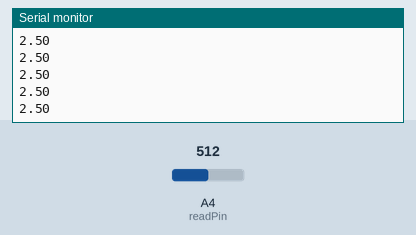
The sketch below on a simulated Arduino Uno, built with avr-gcc and run on an emulated ATmega328P. Shown: the last lines printed to the serial monitor. Inputs (shaded band) come from the test bench; at power-on: A4 (readPin) = 512.

Above: at 1.2 s.
1.3 s: A4 (readPin) set to 716
At 1.8 s:
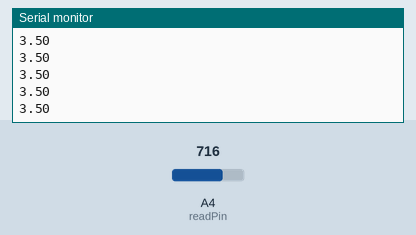
2.8 s: A4 (readPin) set to 900
At 3.8 s:
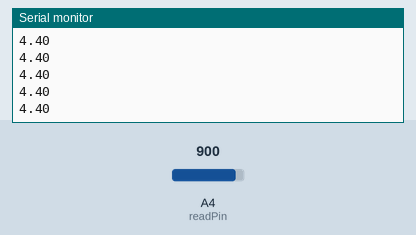
Timing chart, 0 to 5.8 s (numbered marks = the images above; inputs shaded):
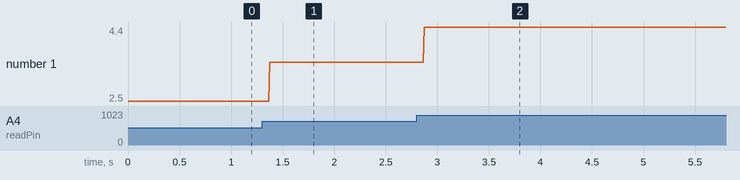

The sketch:

voltage.divider.ino
```cpp
int readPin = A4;
int readVal;
float v2 = 0;
int delayRead;

void setup() {
  // put your setup code here, to run once:
  pinMode(readPin, INPUT);
  Serial.begin(9600);

}

void loop() {
  // put your main code here, to run repeatedly:
   readVal = analogRead(readPin);
   v2 = (5. /1023.) * readVal;

   Serial.println(v2);

   delay(delayRead);
}
```

Measured:
- after the input at 1.3 s, the serial monitor: prints a new line after 0.07 s (image 1)
- after the input at 2.8 s, the serial monitor: prints a new line after 0.07 s (image 2)
- plotted number 1: 2.5 → 3.5 after the input at 1.3 s, 3.5 → 4.4 after the input at 2.8 s
